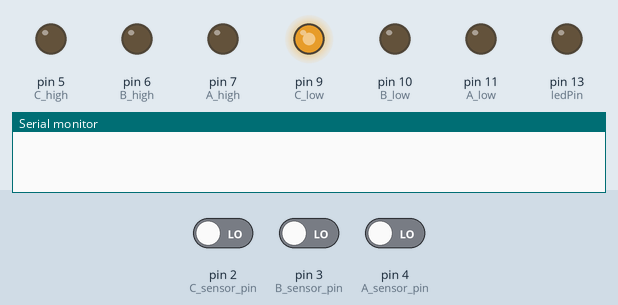
Simulated run of this sketch. Board: Arduino Uno, built with avr-gcc and run on an emulated ATmega328P. On the bench: output pins drawn as LEDs (lit = HIGH), the last lines printed to the serial monitor. Inputs (shaded band) come from the test bench; at power-on: pin 2 (C_sensor_pin) LOW, pin 3 (B_sensor_pin) LOW, pin 4 (A_sensor_pin) LOW.

Above: at 1.2 s.
1.3 s: pin 2 (C_sensor_pin) driven HIGH
At 1.9 s:
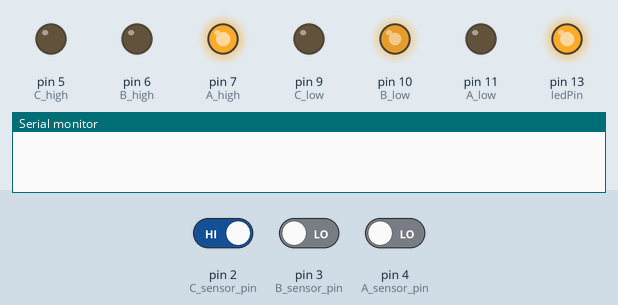
2.8 s: pin 3 (B_sensor_pin) driven HIGH
At 3.1 s:
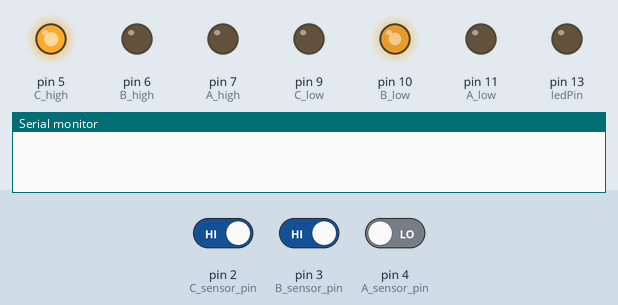
4.3 s: pin 4 (A_sensor_pin) driven HIGH
At 5.4 s:
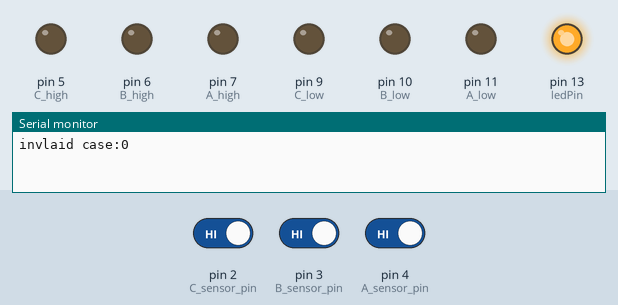
5.8 s: pin 2 (C_sensor_pin) driven LOW
At 6.6 s:
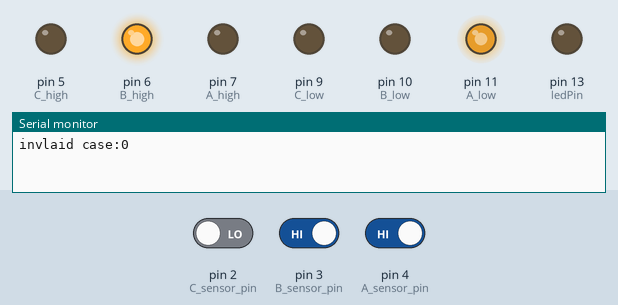
7.3 s: pin 3 (B_sensor_pin) driven LOW
At 7.7 s:
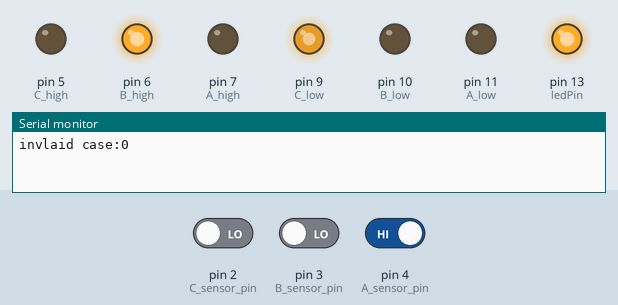
8.8 s: pin 2 (C_sensor_pin) driven HIGH
At 10.0 s:
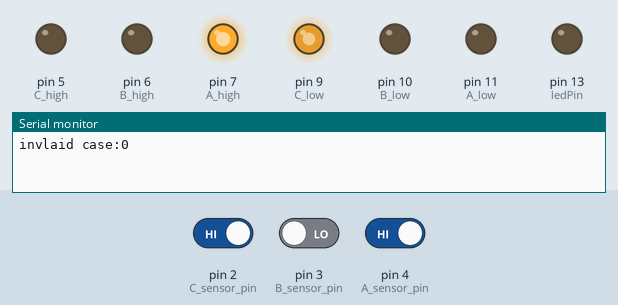
Timing chart, 0 to 11.3 s (numbered marks = the images above; inputs shaded):
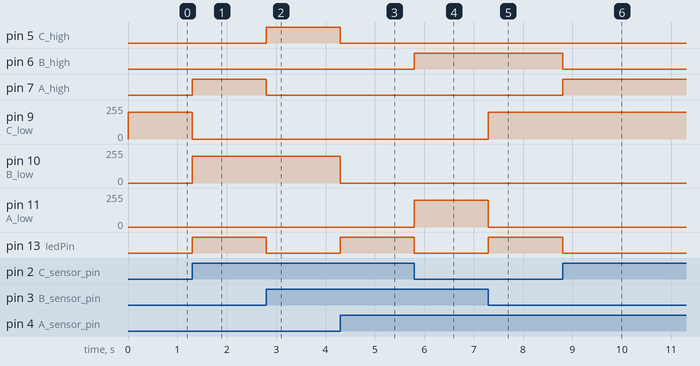

The sketch:

BLDC_motor_controller.ino
```cpp
/*


 */

int A_sensor_pin = 4;    //define hall sensor pins
int B_sensor_pin = 3;
int C_sensor_pin = 2;

int A_high = 7; //define high and low coil pins
int B_high = 6;
int C_high = 5;
int A_low = 11;
int B_low = 10;
int C_low = 9;

int ledPin = 13;      // select the pin for the LED
  // Pin 13: Arduino has an LED connected on pin 13
  // Pin 11: Teensy 2.0 has the LED on pin 11
  // Pin  6: Teensy++ 2.0 has the LED on pin 6
  // Pin 13: Teensy 3.0 has the LED on pin 13
int A_sensor=0, B_sensor=0, C_sensor=0;  // variable to store the value coming from the sensor

int currentPhase = 0;
int prevPhase = 0;
int combine  = 0;
int ledPinState = 0;
int torqueLevel = 200;

void setup() {
  // declare the ledPin as an OUTPUT:
  pinMode(ledPin, OUTPUT);
  pinMode(A_sensor_pin, INPUT);
  pinMode(B_sensor_pin, INPUT);
  pinMode(C_sensor_pin, INPUT);


  pinMode(A_high, OUTPUT);
  pinMode(B_high, OUTPUT);
  pinMode(C_high, OUTPUT);
//  pinMode(A_low, OUTPUT);
//  pinMode(B_low, OUTPUT);
//  pinMode(C_low, OUTPUT);

  Serial.begin(115200);
  // turn the ledPin on
  digitalWrite(ledPin, HIGH);
  allOff();
  analogWrite(C_low, torqueLevel);
}

void loop() {
  // turn the ledPin on
  digitalWrite(ledPin, ledPinState);

  // read the value from the hall sensors:
  A_sensor = digitalRead(B_sensor_pin);
  B_sensor = digitalRead(C_sensor_pin);
  C_sensor = digitalRead(A_sensor_pin);

  currentPhase   = (A_sensor << 2) + (B_sensor << 1) + (C_sensor);
//
//  Serial.print(A_sensor);Serial.print(" ");
//  Serial.print(B_sensor);Serial.print(" ");
//  Serial.print(C_sensor);Serial.print(": ");
//  Serial.print(currentPhase, BIN);
//  Serial.print("  Phase: ");
//  Serial.println(findPhase(currentPhase));
//
//  if(currentPhase == 0)
//  {
//    Serial.print(currentPhase, BIN);
//    Serial.print("  Phase: ");
//    Serial.println(findPhase(currentPhase));
//  }

  if(currentPhase != prevPhase)
  {
    allOff();
    setPhase(findPhase(currentPhase));
    //Serial.print("Change in phase");
    if(ledPinState == 1)
    {
      ledPinState = 0;
    }
    else
    {
      ledPinState = 1;
    }
  }


  prevPhase = currentPhase;

  //delayMicroseconds(50);

}

int findPhase(int phaseSet)
{
  if(phaseSet == B00000001)
  {
    return(1);
  }
  else if(phaseSet == B00000101)
  {
    return(2);
  }
  else if(phaseSet == B00000100)
  {
    return(3);
  }
  else if(phaseSet == B00000110)
  {
    return(4);
  }
  else if(phaseSet == B00000010)
  {
    return(5);
  }
  else if(phaseSet == B00000011)
  {
  return(6);
  }
  else{
    return(0);
  }
}


void setPhase(int phase){
  switch (phase){
    case 0:
      Serial.println("invlaid case:0");
      break;
    case 1:
      digitalWrite(B_high, HIGH);
      analogWrite(C_low, torqueLevel);
      break;
    case 2:
      digitalWrite(B_high, HIGH);
      analogWrite(A_low, torqueLevel);
      break;
    case 3:
      digitalWrite(C_high, HIGH);
      analogWrite(A_low, torqueLevel);
      break;
    case 4:
      digitalWrite(C_high, HIGH);
      analogWrite(B_low, torqueLevel);
      break;
    case 5:
      digitalWrite(A_high, HIGH);
      analogWrite(B_low, torqueLevel);
      break;
    case 6:
      digitalWrite(A_high, HIGH);
      analogWrite(C_low, torqueLevel);
      break;
    default:
      break;
  }
}

void allOff(){
  digitalWrite(A_high,LOW);
  digitalWrite(B_high,LOW);
  digitalWrite(C_high,LOW);

  analogWrite(A_low, 0);
  analogWrite(B_low, 0);
  analogWrite(C_low, 0);
}
```

Measured:
- after the input at 1.3 s, pin 7 (A_high), pin 13 (ledPin): LOW → HIGH at once; pin 9 (C_low): 200/255 → 0/255 at once; pin 10 (B_low): 0/255 → 200/255 at once
- after the input at 2.8 s, pin 5 (C_high): LOW → HIGH at once; pin 7 (A_high), pin 13 (ledPin): HIGH → LOW at once
- after the input at 4.3 s, pin 5 (C_high): HIGH → LOW at once; pin 10 (B_low): 200/255 → 0/255 at once; pin 13 (ledPin): LOW → HIGH at once
- after the input at 5.8 s, pin 6 (B_high): LOW → HIGH at once; pin 11 (A_low): 0/255 → 200/255 at once; pin 13 (ledPin): HIGH → LOW at once
- after the input at 7.3 s, pin 9 (C_low): 0/255 → 200/255 at once; pin 11 (A_low): 200/255 → 0/255 at once; pin 13 (ledPin): LOW → HIGH at once
- after the input at 8.8 s, pin 6 (B_high), pin 13 (ledPin): HIGH → LOW at once; pin 7 (A_high): LOW → HIGH at once
